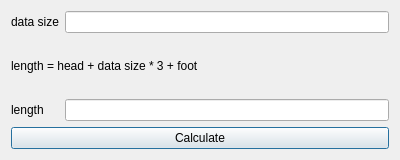
<?xml version="1.0" encoding="UTF-8"?>
<ui version="4.0">
 <class>LengthCalc</class>
 <widget class="QDialog" name="LengthCalc">
  <property name="geometry">
   <rect>
    <x>0</x>
    <y>0</y>
    <width>400</width>
    <height>160</height>
   </rect>
  </property>
  <property name="windowTitle">
   <string>LengthCalc</string>
  </property>
  <layout class="QGridLayout" name="gridLayout">
   <item row="3" column="0" colspan="2">
    <widget class="QPushButton" name="btnCalculate">
     <property name="text">
      <string>Calculate</string>
     </property>
    </widget>
   </item>
   <item row="2" column="1">
    <widget class="QLineEdit" name="lineEditLength"/>
   </item>
   <item row="0" column="0">
    <widget class="QLabel" name="labelDataSize">
     <property name="text">
      <string>data size</string>
     </property>
    </widget>
   </item>
   <item row="0" column="1">
    <widget class="QLineEdit" name="lineEditDataSize"/>
   </item>
   <item row="2" column="0">
    <widget class="QLabel" name="labelLength">
     <property name="text">
      <string>length</string>
     </property>
    </widget>
   </item>
   <item row="1" column="0" colspan="2">
    <widget class="QLabel" name="label">
     <property name="text">
      <string>length = head + data size * 3 + foot</string>
     </property>
    </widget>
   </item>
  </layout>
 </widget>
 <resources/>
 <connections/>
</ui>
